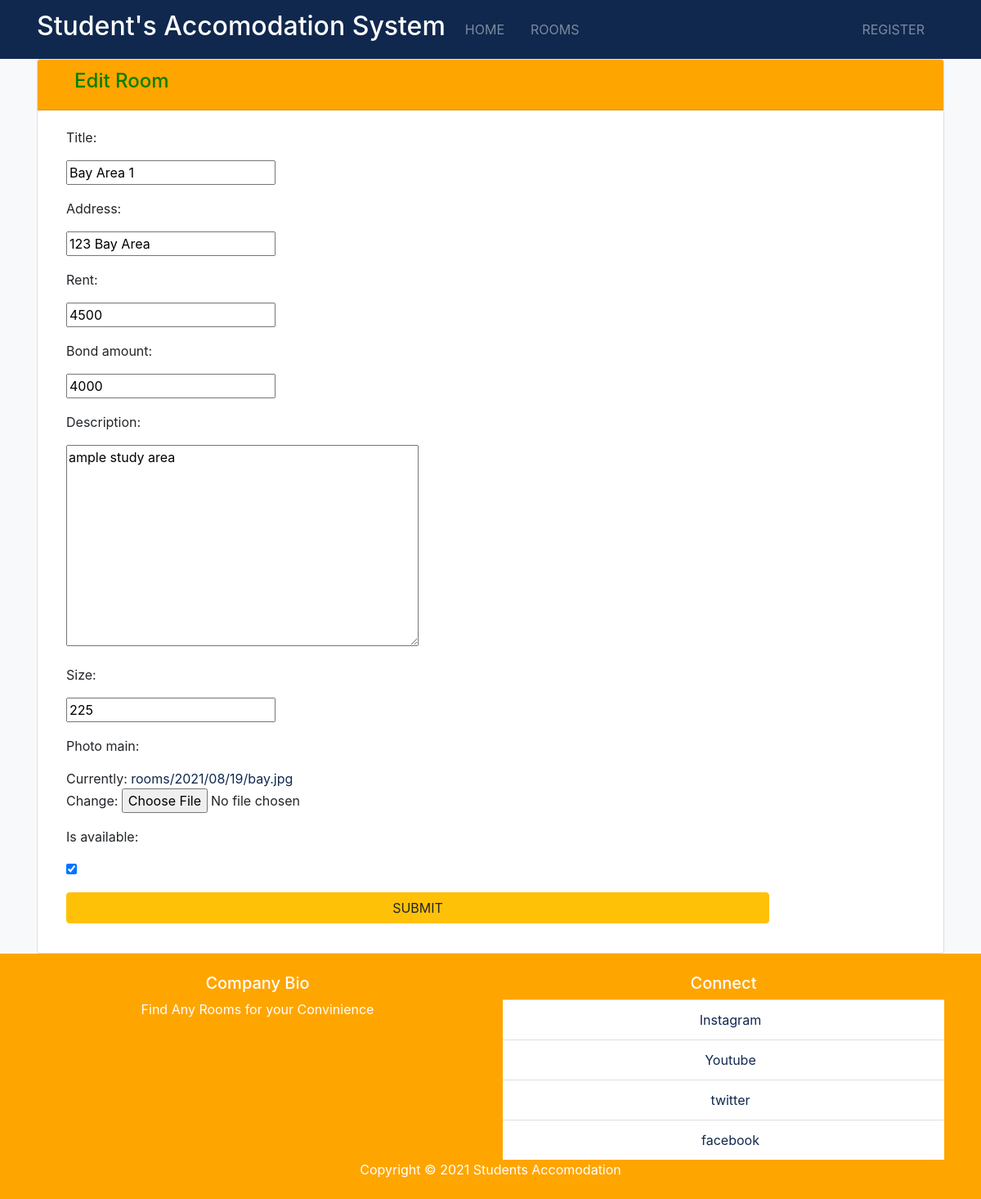
Screenshot of /update/2 with the database file from the repository.
### apartments/models.py (models this page shows, shortened)
class Room(models.Model):
    statuses = (('under review', 'under review'),
                ('approved', 'approved'),
                ('submitted', 'submitted'),
                ('rejected', 'rejected'),)
    landlord = models.ForeignKey(Landlord, on_delete=models.DO_NOTHING)
    title = models.CharField(max_length=200)
    address = models.CharField(max_length=200)
    description = models.TextField()
    rent = models.IntegerField()
    bond_amount = models.IntegerField()
    size = models.IntegerField()
    photo_main = models.ImageField(upload_to='rooms/%Y/%m/%d/')
    photo_1 = models.ImageField(upload_to='rooms/%Y/%m/%d/', blank=True)
    photo_2 = models.ImageField(upload_to='rooms/%Y/%m/%d/', blank=True)
    photo_3 = models.ImageField(upload_to='rooms/%Y/%m/%d/', blank=True)
    photo_4 = models.ImageField(upload_to='rooms/%Y/%m/%d/', blank=True)
    photo_5 = models.ImageField(upload_to='rooms/%Y/%m/%d/', blank=True)
    photo_6 = models.ImageField(upload_to='rooms/%Y/%m/%d/', blank=True)
    photo_7 = models.ImageField(upload_to='rooms/%Y/%m/%d/', blank=True)
    photo_8 = models.ImageField(upload_to='rooms/%Y/%m/%d/', blank=True)
    photo_9 = models.ImageField(upload_to='rooms/%Y/%m/%d/', blank=True)
    is_available = models.BooleanField(default=False)
    is_approved = models.BooleanField(default=False)
    status = models.CharField(max_length=100, choices=statuses)
    list_date = models.DateTimeField(default=datetime.now, blank=True)

### apartments/views.py (the view)
# urls.py: path('update/<int:pk>', views.RoomEditView.as_view(), name='RoomUpdate'),
class RoomEditView(UpdateView):
    model = Room
    template_name = 'landlord/form.html'
    fields = ['title', 'address', 'rent',
              'bond_amount', 'description', 'size', 'photo_main', 'is_available']
    success_url = reverse_lazy('accounts:landlord_dashboard')

### templates/landlord/form.html (shortened to what this page needs)
{%extends 'base.html'%}
{%block content%}
<section id="register" class="bg-light">
    <div class="container">
        <div class="row">
            <div class="col-md-12">
                <div class="card">
                    <div class="card-header text-white" style="background-color: orange;">
                        <h4 style="color: green;"><i class="fas fa-plus"></i> Edit Room</h4>
                    </div>
                    <div class="card-body">
                    <form action="" class="form-horizontal" method="POST" enctype="multipart/form-data">
                        {% include 'landlord/form_template.html'%}
                        <div class="form-group">
                            <div class="col-sm-offset-2 col-sm-10">
                                <button class="btn btn-warning btn-block" type="submit">SUBMIT</button>
                            </div>
                        </div>
                    </form>
                </div>
                </div>
                </div>
                </div>
                </div>
                </section>
{%endblock%}

### templates/landlord/form_template.html (shortened to what this page needs)
{%for field in form%}
<div class="form-group">
    <div class="col-sm-offset-2 col-sm-10">
    </div>
    <label for="" class="control-label col-sm-4">{{field.label_tag}}</label>
    <div class="col-sm-8">{{field}}</div>
</div>
{%endfor%}

### accomodation/static/css/all.css (style rules this page uses)
.fa, .fas, .far, .fal, .fab { -moz-osx-font-smoothing: grayscale; -webkit-font-smoothing: antialiased; display: inline-block; font-style: normal; font-variant: normal; text-rendering: auto; line-height: 1; }
.fa-plus:before { content: "\f067"; }
.fa, .fas { font-family: 'Font Awesome 5 Free'; font-weight: 900; }

### rows the page displays
Room: form "Bay Area 1" "123 Bay Area" "4500" "4000" "ample study area" "225" "☑"

### other values shown
{{ field.label_tag }} "Title:" "Address:" "Rent:" "Bond amount:" "Description:" "Size:" "Photo main:" "Is available:"
